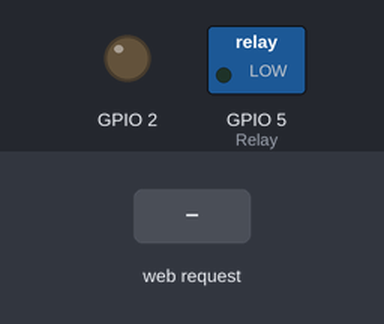
This sketch was run on a simulated ESP8266 (Wemos D1 mini). Parts: switched loads named in the sketch (green lamp = pin HIGH), output pins drawn as LEDs (lit = HIGH). The inputs (shaded band) are chosen by the test bench. WiFi joins after 1.5 s; servers stay silent unless stated; what the sketch prints to the serial monitor is not drawn.

Above: at 2.7 s.
2.8 s: HTTP request GET / received
At 3.2 s:
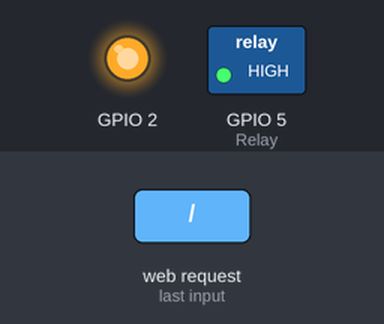
Timing chart, 0 to 6.3 s (numbered marks = the images above; inputs shaded):
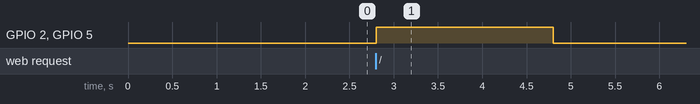

Measured:
- after the input at 2.8 s, GPIO 2, GPIO 5 (Relay): LOW → HIGH at once, → LOW 2.0 s later

The sketch:

RelayWebServer.ino
```cpp
#include <ESP8266WiFi.h>
#include <WiFiClient.h>
#include <ESP8266WebServer.h>
#include <ESP8266mDNS.h>

const int Relay = 5;
const char* ssid = ".....";
const char* password = ".....";

ESP8266WebServer server(80);

void handleRoot() {
  Serial.println("\n\nClient Connected");
  server.send(200, "text/plain", "Activating Relay");
  Serial.println("Message Sent");
  digitalWrite(LED_BUILTIN, HIGH);
  digitalWrite(Relay, HIGH);
  Serial.println("Relay On");
  delay(2000);
  digitalWrite(Relay, LOW);
  Serial.println("Relay Off");
  digitalWrite(LED_BUILTIN, LOW);
  Serial.println("Client Disconnected");
}

void handleNotFound(){
  digitalWrite(LED_BUILTIN,HIGH);
  String message = "File Not Found\n\n";
  message += "URI: ";
  message += server.uri();
  message += "\nMethod: ";
  message += (server.method() == HTTP_GET)?"GET":"POST";
  message += "\nArguments: ";
  message += server.args();
  message += "\n";
  for (uint8_t i=0; i<server.args(); i++){
    message += " " + server.argName(i) + ": " + server.arg(i) + "\n";
  }
  server.send(404, "text/plain", message);
  digitalWrite(LED_BUILTIN, LOW);

}

void setup(void){
  pinMode(LED_BUILTIN, OUTPUT);     // Initialize the LED_BUILTIN pin as an output
  pinMode(Relay, OUTPUT);

  digitalWrite(LED_BUILTIN, LOW);
  Serial.begin(115200);
  WiFi.begin(ssid, password);
  Serial.println("");

  // Wait for connection
  while (WiFi.status() != WL_CONNECTED) {
    delay(500);
    Serial.print(".");
  }
  Serial.println("");
  Serial.print("Connected to ");
  Serial.println(ssid);
  Serial.print("IP address: ");
  Serial.println(WiFi.localIP());

  if (MDNS.begin("esp8266")) {
    Serial.println("MDNS responder started");
  }

  server.on("/", handleRoot);

  server.on("/inline", [](){
    server.send(200, "text/plain", "this works as well");
  });

  server.onNotFound(handleNotFound);

  server.begin();
  Serial.println("HTTP server started");
}

void loop(void){
  server.handleClient();
}
```
